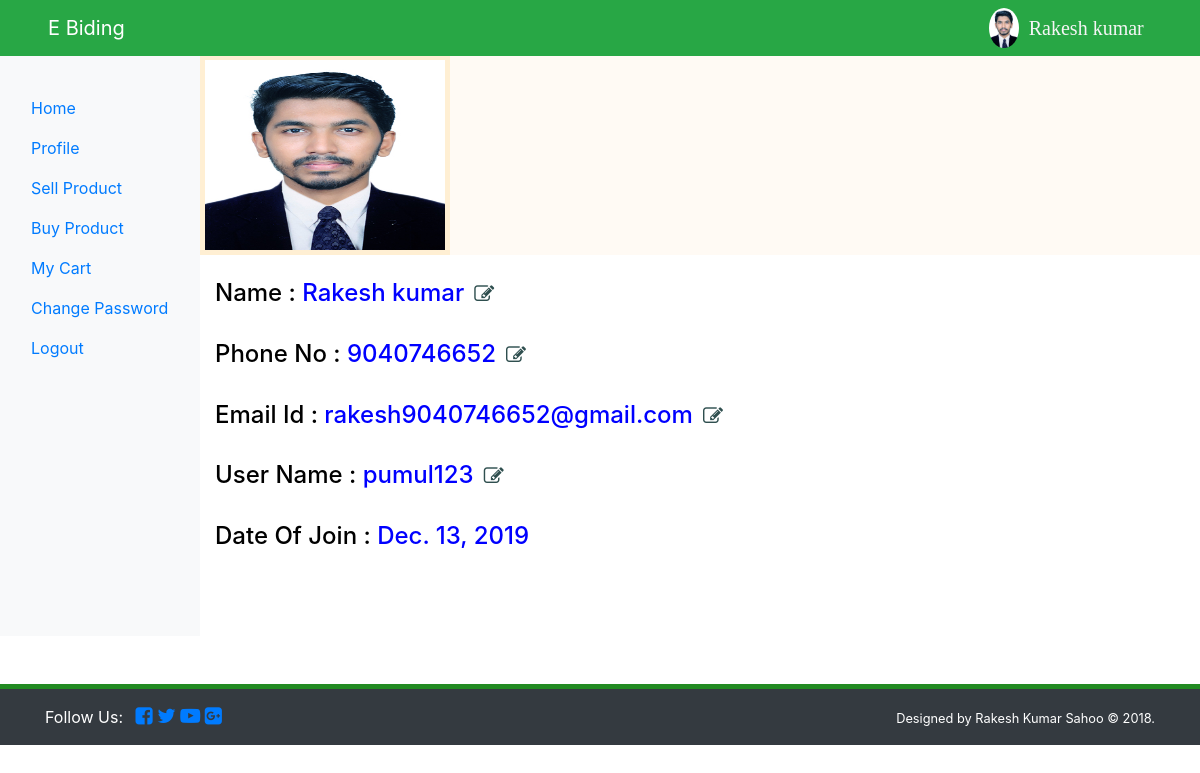
The app's page /profile/ (signed in) with its own data.
### user/models.py (models this page shows, shortened)
class UserRegister(models.Model):
    id = models.AutoField(primary_key=True)
    name = models.CharField(max_length=30)
    lname = models.CharField(max_length=30)
    phone = models.IntegerField(unique=True)
    email = models.EmailField(max_length=30, unique=True)
    status = models.CharField(max_length=10)
    username = models.CharField(max_length=30, unique=True)
    password = models.CharField(max_length=20)
    doj = models.DateField(auto_now_add=True)
    image = models.ImageField(upload_to='user_profile/')

### user/views.py (the view)
# urls.py: path('profile/', views.profile, name="profile"),
def profile(request):
    if request.session["uemail"]:
        uemail = request.session["uemail"]
        data = UserRegister.objects.get(email=uemail)
        return render(request, "user/user_welcome.html", {'data': data})
    return redirect('user_login')

### templates/user/user_welcome.html (shortened to what this page needs)
{% extends 'user/user_slidebar.html' %}
{% block userbody %}
     <nav class="col-md-10" style="margin-top: 15px;">
     <div class="row" style="background-color: rgba(255,240,220,0.33);">
         <div class="col-md-4">
             <a href="{% url 'upload' %}"><img src="{{ data.image.url }}" height="200px" width="250px" style="border: 5px solid rgba(255,231,183,0.54);border-left: 5px solid rgba(255,231,183,0.54);margin-left: -15px;border-top: 5px solid rgba(255,231,183,0.54);"></a>
         </div>
     </div>
     <div class="row" style="">
         <div class="col-md-12">
             <br><h4 style="color: blue"><span style="color: black">Name : </span>{{ data.name }}<a href="" style="color: darkslategray;text-decoration: none;margin-left: 10px" class="fa fa-edit"></a></h4>
             <br><h4 style="color: blue"><span style="color: black">Phone No : </span>{{ data.phone }}<a href="" style="color: darkslategray;text-decoration: none;margin-left: 10px" class="fa fa-edit"></a></h4>
             <br><h4 style="color: blue"><span style="color: black">Email Id : </span>{{ data.email }}<a href="" style="color: darkslategray;text-decoration: none;margin-left: 10px" class="fa fa-edit"></a></h4>
             <br><h4 style="color: blue"><span style="color: black">User Name : </span>{{ data.username }}<a href="" style="color: darkslategray;text-decoration: none;margin-left: 10px" class="fa fa-edit"></a></h4>
             <br><h4 style="color: blue"><span style="color: black">Date Of Join : </span>{{ data.doj }}</h4>
         </div>
     </div>
     </nav>
{% endblock %}

### templates/user/user_hader.html (shortened to what this page needs)
<!DOCTYPE html>
<html lang="en">
<head>
</head>
<body>
  <nav class="navbar navbar-expand-sm navbar-dark bg-success pl-5 fixed-top">
    <a href="/" class="navbar-brand">E Biding</a>
    <div id="myMenu">
      <ul class="navbar-nav pl-5 custom-nav">
      <li style="margin-left: 800px"><img src="{{ data.image.url }}" class="rounded-circle" style="height: 40px"></li>
      <li style="margin-left:10px;margin-top:5px;color: whitesmoke;font-family: cursive;font-size: 20px">{{ data.name }}</li>
      </ul>
    </div>
  </nav>
</body>
</html>

### templates/user/user_slidebar.html (style rules this page uses)
img { vertical-align: middle; }

### templates/user/user_footer.html (style rules this page uses)
.fa { font-size: 20px; }

### records on screen
UserRegister: image (picture), name "Rakesh kumar", phone "9040746652", email "rakesh9040746652@gmail.com", username "pumul123", doj "Dec. 13, 2019"
